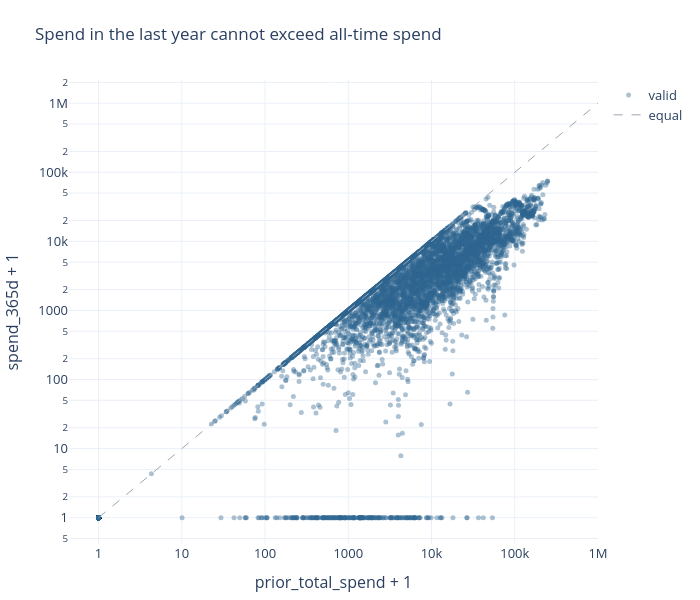

Notebook code for this chart:
### Code cell
valid = df[(df["spend_365d"] >= 0) & (df["spend_365d"] < 1e9)]
too_big = valid["spend_365d"] > valid["prior_total_spend"] + 0.01

fig = go.Figure()
fig.add_scatter(x=valid.loc[~too_big, "prior_total_spend"] + 1, y=valid.loc[~too_big, "spend_365d"] + 1, mode="markers",
                marker=dict(size=5, color=BLUE, opacity=0.4), name="valid")
fig.add_scatter(x=valid.loc[too_big, "prior_total_spend"] + 1, y=valid.loc[too_big, "spend_365d"] + 1, mode="markers",
                marker=dict(size=8, color=RED), name=f"spend_365d > total ({too_big.sum()})")
fig.add_scatter(x=[1, 1e6], y=[1, 1e6], mode="lines", line=dict(color=GREY, dash="dash", width=1), name="equal")
fig.update_xaxes(type="log", title_text="prior_total_spend + 1")
fig.update_yaxes(type="log", title_text="spend_365d + 1")
fig.update_layout(title="Spend in the last year cannot exceed all-time spend", width=700, height=600)
fig.show()

### Figure 1 — Plotly figure (JSON) as saved in the notebook; plotly's stock layout.template omitted (floating-point values rounded to 4 significant figures; data arrays with more than 128 entries replaced by an {"elided": "..."} marker saying what was removed)
{"data": [{"marker": {"color": "#2f6690", "opacity": 0.4, "size": 5}, "mode": "markers", "name": "valid", "type": "scatter", "x": {"elided": "6269 float values"}, "y": {"elided": "6269 float values"}}, {"marker": {"color": "#c0392b", "size": 8}, "mode": "markers", "name": "spend_365d > total (0)", "type": "scatter", "x": [], "y": []}, {"line": {"color": "#9aa5b1", "dash": "dash", "width": 1}, "mode": "lines", "name": "equal", "type": "scatter", "x": [1, 1000000], "y": [1, 1000000]}], "layout": {"height": 600, "title": {"text": "Spend in the last year cannot exceed all-time spend"}, "width": 700, "xaxis": {"title": {"text": "prior_total_spend + 1"}, "type": "log"}, "yaxis": {"title": {"text": "spend_365d + 1"}, "type": "log"}}}
